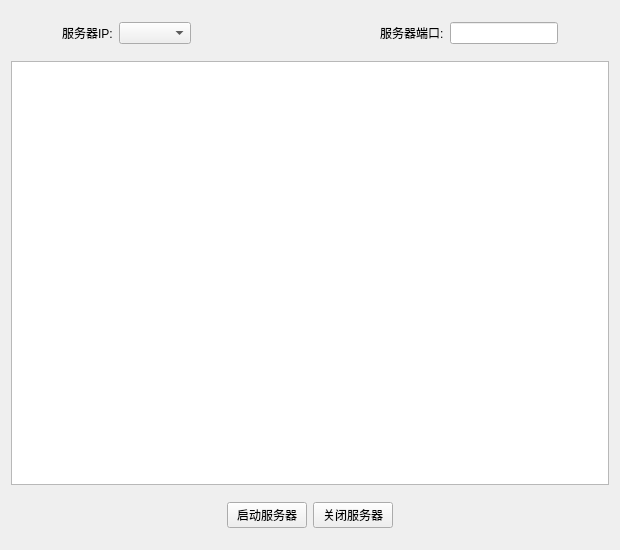
<?xml version="1.0" encoding="UTF-8"?>
<ui version="4.0">
 <class>MainWindow</class>
 <widget class="QMainWindow" name="MainWindow">
  <property name="geometry">
   <rect>
    <x>0</x>
    <y>0</y>
    <width>620</width>
    <height>550</height>
   </rect>
  </property>
  <property name="windowTitle">
   <string>MainWindow</string>
  </property>
  <widget class="QWidget" name="centralWidget">
   <layout class="QVBoxLayout" name="verticalLayout">
    <item>
     <widget class="QWidget" name="widget" native="true">
      <layout class="QHBoxLayout" name="horizontalLayout_3">
       <property name="spacing">
        <number>6</number>
       </property>
       <property name="leftMargin">
        <number>0</number>
       </property>
       <property name="topMargin">
        <number>0</number>
       </property>
       <property name="rightMargin">
        <number>0</number>
       </property>
       <property name="bottomMargin">
        <number>0</number>
       </property>
       <item>
        <widget class="QWidget" name="widget_2" native="true">
         <layout class="QHBoxLayout" name="horizontalLayout">
          <item>
           <spacer name="horizontalSpacer_4">
            <property name="orientation">
             <enum>Qt::Horizontal</enum>
            </property>
            <property name="sizeHint" stdset="0">
             <size>
              <width>40</width>
              <height>20</height>
             </size>
            </property>
           </spacer>
          </item>
          <item>
           <widget class="QLabel" name="label">
            <property name="text">
             <string>服务器IP:</string>
            </property>
           </widget>
          </item>
          <item>
           <widget class="QComboBox" name="address"/>
          </item>
         </layout>
        </widget>
       </item>
       <item>
        <spacer name="horizontalSpacer_3">
         <property name="orientation">
          <enum>Qt::Horizontal</enum>
         </property>
         <property name="sizeHint" stdset="0">
          <size>
           <width>40</width>
           <height>20</height>
          </size>
         </property>
        </spacer>
       </item>
       <item>
        <widget class="QWidget" name="widget_3" native="true">
         <layout class="QHBoxLayout" name="horizontalLayout_2">
          <item>
           <widget class="QLabel" name="label_2">
            <property name="text">
             <string>服务器端口:</string>
            </property>
           </widget>
          </item>
          <item>
           <widget class="QLineEdit" name="port"/>
          </item>
          <item>
           <spacer name="horizontalSpacer_5">
            <property name="orientation">
             <enum>Qt::Horizontal</enum>
            </property>
            <property name="sizeHint" stdset="0">
             <size>
              <width>40</width>
              <height>20</height>
             </size>
            </property>
           </spacer>
          </item>
         </layout>
        </widget>
       </item>
      </layout>
     </widget>
    </item>
    <item>
     <widget class="QTextEdit" name="httpData"/>
    </item>
    <item>
     <widget class="QWidget" name="widget_4" native="true">
      <layout class="QHBoxLayout" name="horizontalLayout_4">
       <item>
        <spacer name="horizontalSpacer">
         <property name="orientation">
          <enum>Qt::Horizontal</enum>
         </property>
         <property name="sizeHint" stdset="0">
          <size>
           <width>205</width>
           <height>20</height>
          </size>
         </property>
        </spacer>
       </item>
       <item>
        <widget class="QPushButton" name="btnStart">
         <property name="text">
          <string>启动服务器</string>
         </property>
        </widget>
       </item>
       <item>
        <widget class="QPushButton" name="btnClose">
         <property name="text">
          <string>关闭服务器</string>
         </property>
        </widget>
       </item>
       <item>
        <spacer name="horizontalSpacer_2">
         <property name="orientation">
          <enum>Qt::Horizontal</enum>
         </property>
         <property name="sizeHint" stdset="0">
          <size>
           <width>205</width>
           <height>20</height>
          </size>
         </property>
        </spacer>
       </item>
      </layout>
     </widget>
    </item>
   </layout>
  </widget>
 </widget>
 <layoutdefault spacing="6" margin="11"/>
 <resources/>
 <connections/>
</ui>
